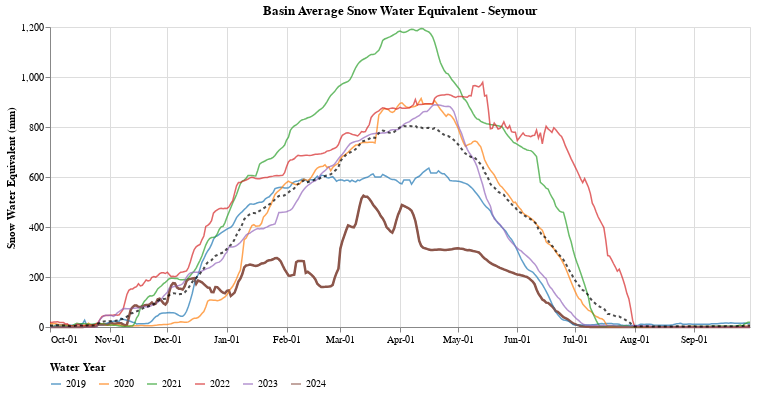

Notebook code for this chart:
### Code cell
swe_line = alt.Chart(wegaw_sey).mark_line(opacity=0.7, strokeWidth=1.5).encode(
    alt.X('wtr_day_year:T', title=None,
          axis=alt.Axis(format='%b-%d'), scale=alt.Scale(domain=['2022-10-01','2023-09-30'])),
    alt.Y('swe_mm:Q', title='Snow Water Equivalent (mm)'),
    alt.Color('wtr_year:O', title='Water Year', legend=alt.Legend(orient="bottom"), scale=alt.Scale(scheme='category10'))
)
mean_line = alt.Chart(wegaw_sey).mark_line(opacity=0.7, strokeDash=[3,3], color='black').encode(
    alt.X('wtr_day_year:T', title=None,
          axis=alt.Axis(format='%b-%d'), scale=alt.Scale(domain=['2022-10-01','2023-09-30'])),
    alt.Y('mean(swe_mm):Q', title='Snow Water Equivalent (mm)')
)
year_2024 = alt.Chart(wegaw_sey[wegaw_sey['wtr_year'] == 2024]).mark_line(color='#8C564B', strokeWidth=2.5).encode(
    alt.X('wtr_day_year:T', title=None,
          axis=alt.Axis(format='%b-%d'), scale=alt.Scale(domain=['2022-10-01','2023-09-30'])),
    alt.Y('swe_mm:Q', title='Snow Water Equivalent (mm)')
)

complete_chart = year_2024 + swe_line + mean_line
complete_chart.properties(title='Basin Average Snow Water Equivalent - Seymour', width=700, height=300)

### Figure 1 — Vega-Lite specification as saved in the notebook (floating-point values rounded to 4 significant figures; data arrays with more than 128 entries replaced by an {"elided": "..."} marker saying what was removed)
{"config": {"view": {"continuousWidth": 300, "continuousHeight": 300}}, "layer": [{"data": {"name": "data-cf686e1cde777275e42f6d4e679c4a1d"}, "mark": {"type": "line", "color": "#8C564B", "strokeWidth": 2.5}, "encoding": {"x": {"axis": {"format": "%b-%d"}, "field": "wtr_day_year", "scale": {"domain": ["2022-10-01", "2023-09-30"]}, "title": null, "type": "temporal"}, "y": {"field": "swe_mm", "title": "Snow Water Equivalent (mm)", "type": "quantitative"}}}, {"data": {"name": "data-81f1e88f2d460228f7492c9623b58c87"}, "mark": {"type": "line", "opacity": 0.7, "strokeWidth": 1.5}, "encoding": {"color": {"field": "wtr_year", "legend": {"orient": "bottom"}, "scale": {"scheme": "category10"}, "title": "Water Year", "type": "ordinal"}, "x": {"axis": {"format": "%b-%d"}, "field": "wtr_day_year", "scale": {"domain": ["2022-10-01", "2023-09-30"]}, "title": null, "type": "temporal"}, "y": {"field": "swe_mm", "title": "Snow Water Equivalent (mm)", "type": "quantitative"}}}, {"data": {"name": "data-81f1e88f2d460228f7492c9623b58c87"}, "mark": {"type": "line", "color": "black", "opacity": 0.7, "strokeDash": [3, 3]}, "encoding": {"x": {"axis": {"format": "%b-%d"}, "field": "wtr_day_year", "scale": {"domain": ["2022-10-01", "2023-09-30"]}, "title": null, "type": "temporal"}, "y": {"aggregate": "mean", "field": "swe_mm", "title": "Snow Water Equivalent (mm)", "type": "quantitative"}}}], "height": 300, "title": "Basin Average Snow Water Equivalent - Seymour", "width": 700, "$schema": "https://vega.github.io/schema/vega-lite/v5.8.0.json", "datasets": {"data-cf686e1cde777275e42f6d4e679c4a1d": {"elided": "365 records"}, "data-81f1e88f2d460228f7492c9623b58c87": {"elided": "2190 records"}}}
